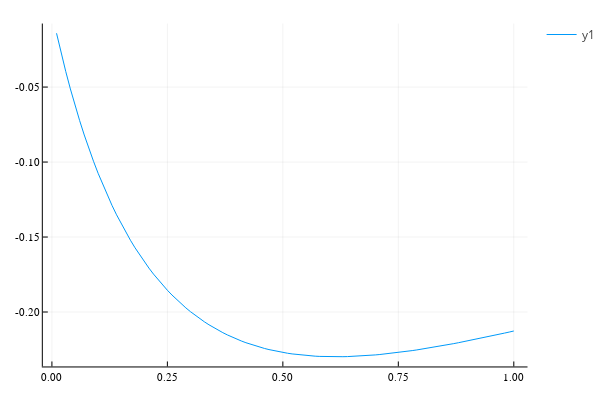

This figure's notebook cell:
### Code cell
plot(ts[2:end], [terms2...].-d)

### Figure 1 — Plotly figure (JSON) as saved in the notebook; plotly's stock layout.template omitted (floating-point values rounded to 4 significant figures)
{"data": [{"colorbar": {"title": ""}, "legendgroup": "y1", "line": {"color": "rgba(0, 154, 250, 1.000)", "dash": "solid", "shape": "linear", "width": 1}, "mode": "lines", "name": "y1", "showlegend": true, "type": "scatter", "x": [0.01, 0.02, 0.03, 0.04, 0.05, 0.06, 0.07, 0.08, 0.09, 0.1, 0.11, 0.12, 0.13, 0.14, 0.15, 0.16, 0.17, 0.18, 0.19, 0.2, 0.21, 0.22, 0.23, 0.24, 0.25, 0.26, 0.27, 0.28, 0.29, 0.3, 0.31, 0.32, 0.33, 0.34, 0.35, 0.36, 0.37, 0.38, 0.39, 0.4, 0.41, 0.42, 0.43, 0.44, 0.45, 0.46, 0.47, 0.48, 0.49, 0.5, 0.51, 0.52, 0.53, 0.54, 0.55, 0.56, 0.57, 0.58, 0.59, 0.6, 0.61, 0.62, 0.63, 0.64, 0.65, 0.66, 0.67, 0.68, 0.69, 0.7, 0.71, 0.72, 0.73, 0.74, 0.75, 0.76, 0.77, 0.78, 0.79, 0.8, 0.81, 0.82, 0.83, 0.84, 0.85, 0.86, 0.87, 0.88, 0.89, 0.9, 0.91, 0.92, 0.93, 0.94, 0.95, 0.96, 0.97, 0.98, 0.99, 1], "xaxis": "x", "y": [-0.01411, -0.02731, -0.03967, -0.05125, -0.06212, -0.07233, -0.08193, -0.09096, -0.09946, -0.1075, -0.115, -0.1221, -0.1288, -0.1352, -0.1412, -0.1468, -0.1522, -0.1572, -0.162, -0.1665, -0.1707, -0.1747, -0.1785, -0.1821, -0.1855, -0.1887, -0.1917, -0.1946, -0.1972, -0.1998, -0.2022, -0.2044, -0.2065, -0.2085, -0.2104, -0.2121, -0.2138, -0.2153, -0.2167, -0.2181, -0.2193, -0.2205, -0.2215, -0.2225, -0.2234, -0.2243, -0.2251, -0.2258, -0.2264, -0.227, -0.2275, -0.2279, -0.2283, -0.2287, -0.229, -0.2292, -0.2294, -0.2296, -0.2297, -0.2298, -0.2298, -0.2298, -0.2298, -0.2297, -0.2296, -0.2295, -0.2293, -0.2291, -0.2289, -0.2286, -0.2283, -0.228, -0.2277, -0.2274, -0.227, -0.2266, -0.2262, -0.2257, -0.2253, -0.2248, -0.2243, -0.2238, -0.2233, -0.2228, -0.2222, -0.2216, -0.2211, -0.2205, -0.2199, -0.2193, -0.2187, -0.218, -0.2174, -0.2167, -0.2161, -0.2154, -0.2147, -0.2141, -0.2134, -0.2127], "yaxis": "y", "zmax": null, "zmin": null}], "layout": {"annotations": [], "height": 400, "legend_position": {"bgcolor": "rgba(255, 255, 255, 1.000)", "bordercolor": "rgba(0, 0, 0, 1.000)", "borderwidth": 1, "font": {"color": "rgba(0, 0, 0, 1.000)", "family": "sans-serif", "size": 11}, "title": {"font": {"color": "rgba(0, 0, 0, 1.000)", "family": "sans-serif", "size": 15}, "text": ""}, "tracegroupgap": 0, "traceorder": "normal", "x": 1, "xanchor": "auto", "y": 1, "yanchor": "auto"}, "margin": {"b": 20, "l": 0, "r": 0, "t": 20}, "paper_bgcolor": "rgba(255, 255, 255, 1.000)", "plot_bgcolor": "rgba(255, 255, 255, 1.000)", "showlegend": true, "width": 600, "xaxis": {"anchor": "y", "domain": [0.08064, 0.9934], "gridcolor": "rgba(0, 0, 0, 0.100)", "gridwidth": 0.5, "linecolor": "rgba(0, 0, 0, 1.000)", "mirror": false, "range": [-0.0197, 1.03], "showgrid": true, "showline": true, "showticklabels": true, "tickangle": 0, "tickcolor": "rgb(0, 0, 0)", "tickfont": {"color": "rgba(0, 0, 0, 1.000)", "family": "sans-serif", "size": 11}, "tickmode": "array", "ticks": "inside", "ticktext": ["0.00", "0.25", "0.50", "0.75", "1.00"], "tickvals": [0, 0.25, 0.5, 0.75, 1], "title": "", "titlefont": {"color": "rgba(0, 0, 0, 1.000)", "family": "sans-serif", "size": 15}, "type": "-", "visible": true, "zeroline": false, "zerolinecolor": "rgba(0, 0, 0, 1.000)"}, "yaxis": {"anchor": "x", "domain": [0.03762, 0.9902], "gridcolor": "rgba(0, 0, 0, 0.100)", "gridwidth": 0.5, "linecolor": "rgba(0, 0, 0, 1.000)", "mirror": false, "range": [-0.2363, -0.007638], "showgrid": true, "showline": true, "showticklabels": true, "tickangle": 0, "tickcolor": "rgb(0, 0, 0)", "tickfont": {"color": "rgba(0, 0, 0, 1.000)", "family": "sans-serif", "size": 11}, "tickmode": "array", "ticks": "inside", "ticktext": ["-0.20", "-0.15", "-0.10", "-0.05"], "tickvals": [-0.2, -0.15, -0.1, -0.05], "title": "", "titlefont": {"color": "rgba(0, 0, 0, 1.000)", "family": "sans-serif", "size": 15}, "type": "-", "visible": true, "zeroline": false, "zerolinecolor": "rgba(0, 0, 0, 1.000)"}}}
